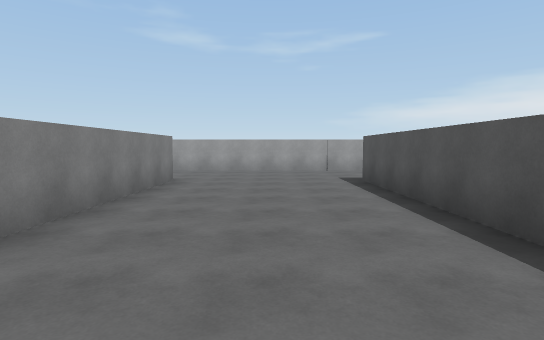
view 1 (above)

14 first-person views from a walk through a scene from a Unity 3-D project. The camera is 1.5 m above the floor, tilts 4° down and sees 80° across. The floor is counted in squares, 2 m on a side. Each view is taken from the middle of a square. On the plan, view 1 faces up. The plan holds only what a view shows up to about 11 squares ahead; the rest is blank. The place goes on beyond the plan. The player is left out. Surface patterns are stand-ins for the level's own textures.

view 2
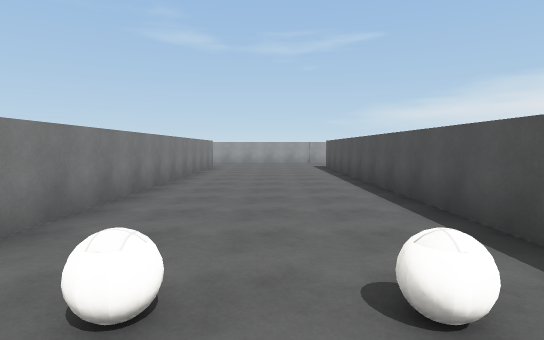

view 3
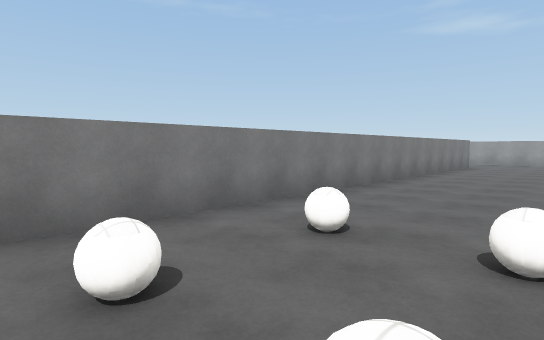

view 4
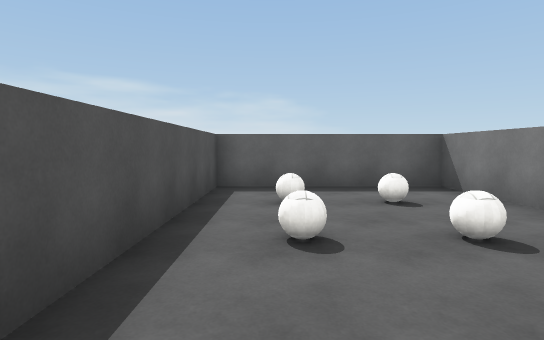

view 5
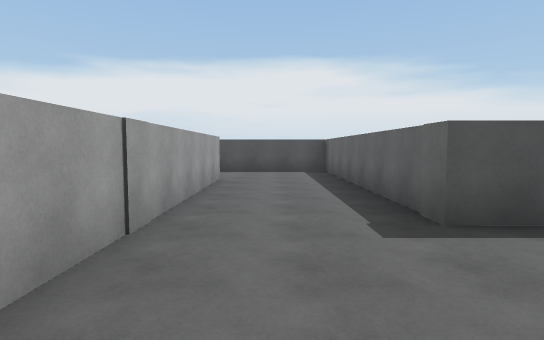

view 6
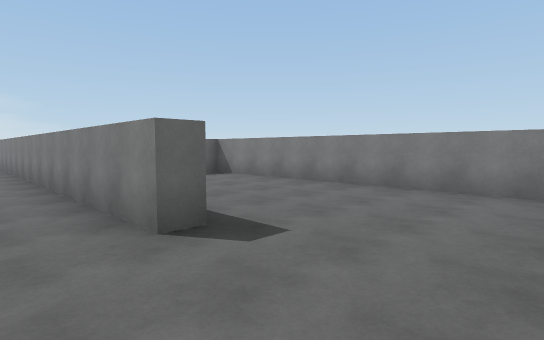

view 7
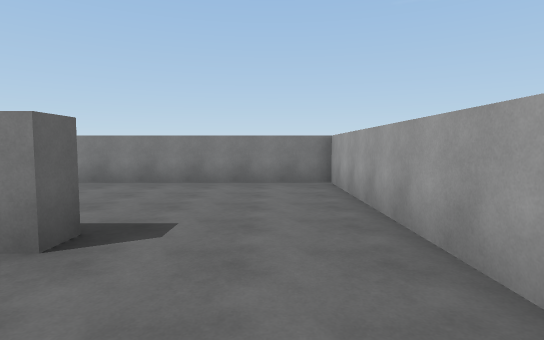

view 8
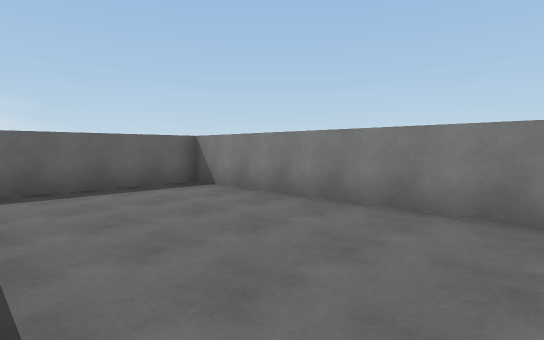

view 9
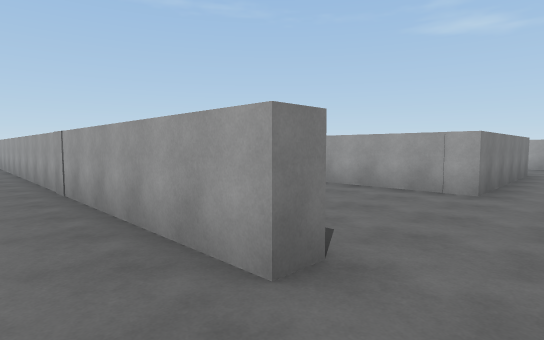

view 10
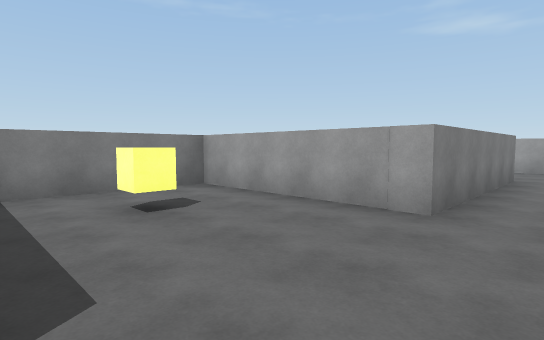

view 11
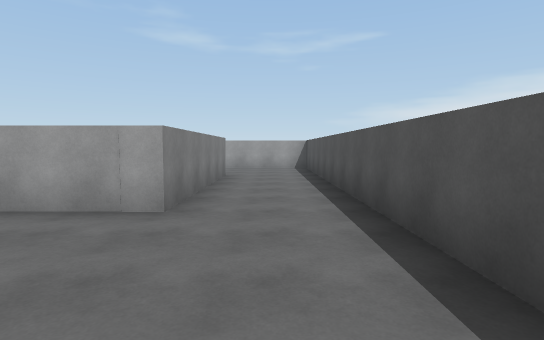

view 12
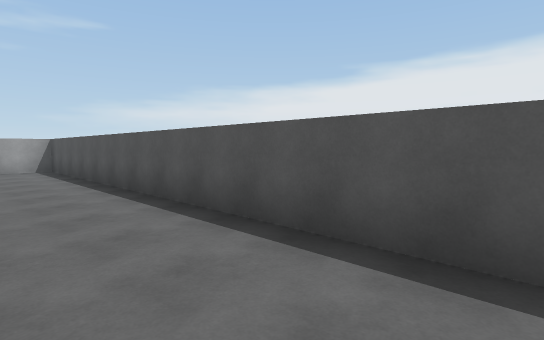

view 13
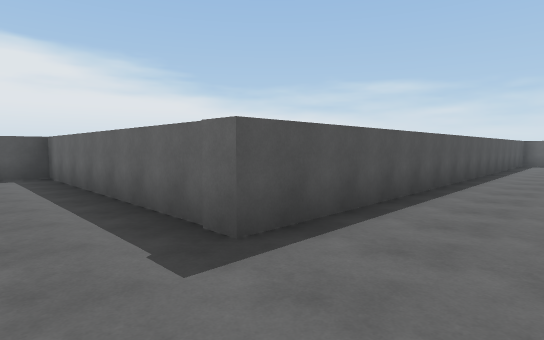

view 14
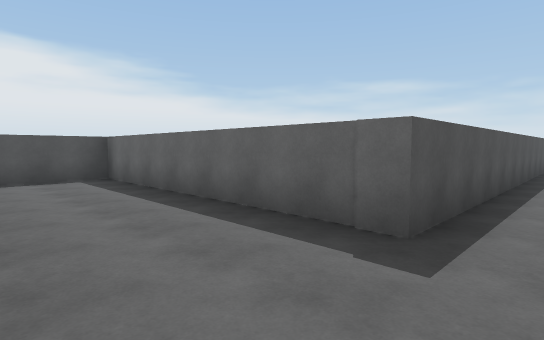

### Floor plan
Ten units are one square. View 1 is at (0, 0); x grows to the right and y downward. Boxes are objects, and circles mark ways between rooms. Rooms are numbered by the first view taken in them; rooms with no view inside come last. Other rooms are left out.
<svg viewBox="-74 -200 171 277">
<path fill="none" stroke="#000" d="M-29 -73 -22 -73 -22 72 21 72 21 -73 92 -73 92 -105M68 -103 -69 -103 -69 -18 -35 -18M68 -109 68 -103M92 -105 92 -195M68 -195 68 -148 23 -148 23 -114"/>
<rect x="-15" y="45" width="10" height="10" fill="#bbb"><title>other object</title></rect>
<rect x="-15" y="35" width="10" height="10" fill="#bbb"><title>other object</title></rect>
<rect x="5" y="45" width="10" height="10" fill="#bbb"><title>other object</title></rect>
<rect x="5" y="35" width="10" height="10" fill="#bbb"><title>other object</title></rect>
<rect x="35" y="-135" width="10" height="10" fill="#bbb"><title>other object</title></rect>
<circle cx="75" cy="-110" r="3" fill="#2a7"/>
<text x="-10" y="-40">1</text>
<text x="60" y="-140">2</text>
</svg>
Room 1 opens to room 2.

Where each view was taken, in squares from view 1:
view 1: 0 up, 0 right, facing up
view 2: 5 down, 0 right, facing up
view 3: 6 down, 1 right, facing up-left
view 4: 1 down, 1 right, facing down
view 5: 9 up, 1 left, facing right
view 6: 10 up, 1 left, facing down-left
view 7: 9 up, 0 right, facing left
view 8: 8 up, 3 left, facing down-left
view 9: 9 up, 8 right, facing up-left
view 10: 11 up, 8 right, facing up-left
view 11: 11 up, 8 right, facing up
view 12: 11 up, 7 right, facing up-right
view 13: 9 up, 0 right, facing down-right
view 14: 10 up, 1 right, facing down-right
